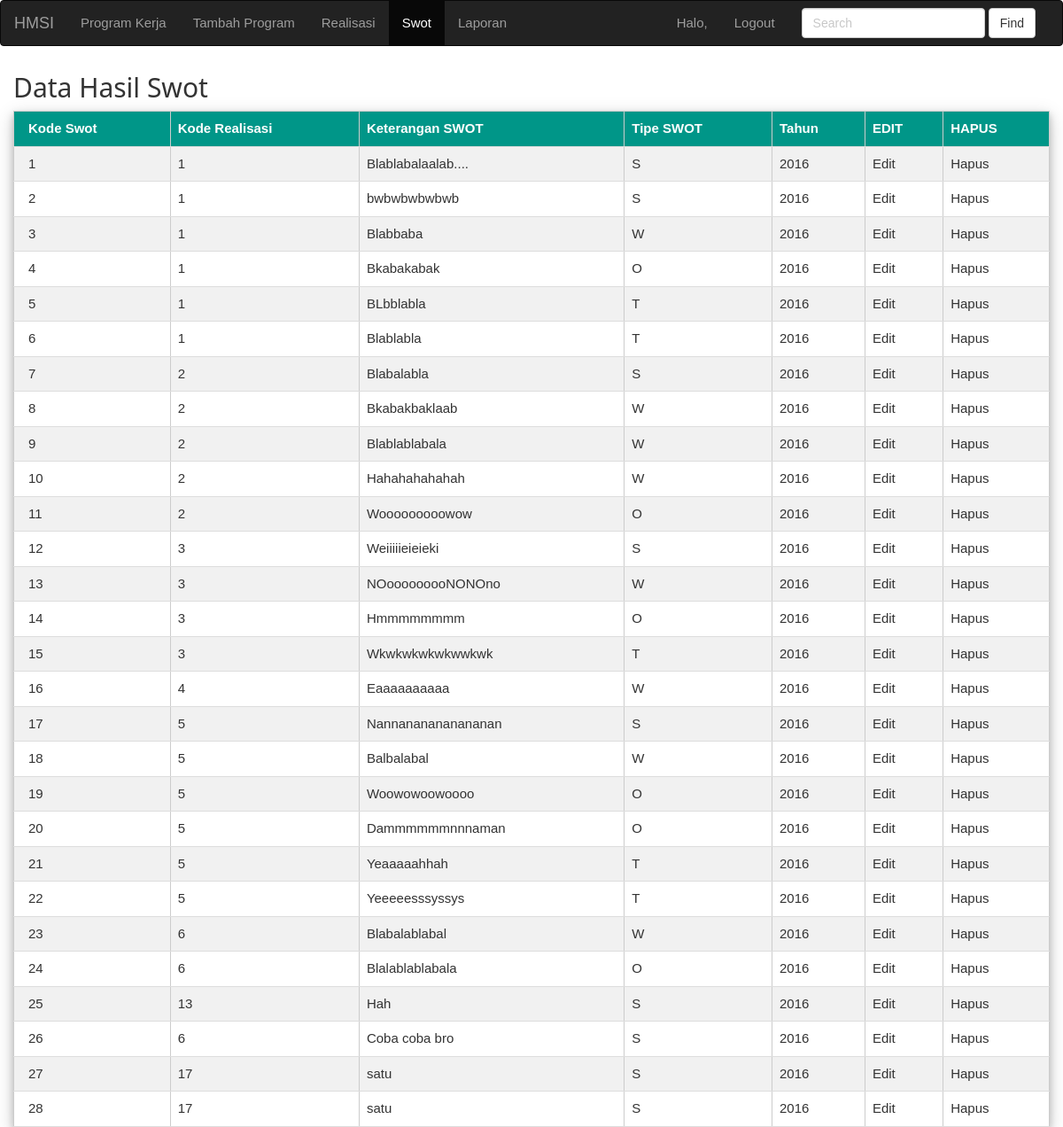
The page /swot.php on the database its author committed.
### tables this page shows
CREATE TABLE IF NOT EXISTS `swot` (
`kode_swot` int(11) NOT NULL,
  `kode_res` char(5) NOT NULL,
  `ket_swot` longtext,
  `tipe_swot` char(1) NOT NULL,
  `tahun` char(4) NOT NULL
);

### swot.php (the view, shortened to what this page needs)
<!DOCTYPE html>
<html>
<head>
    <link rel="stylesheet" href="css/bootstrap.min.css">
	<link rel="stylesheet" href="css/styles.css">
	<link rel="stylesheet" href="css/W3.css">
</head>
<body>
	<nav class="navbar navbar-inverse">
	  <div class="container-fluid">
		<div class="navbar-header">
		  <a class="navbar-brand" href="index-admin.php">HMSI</a></li>
		</div>
		<div class="collapse navbar-collapse" id="bs-example-navbar-collapse-1">
		  <ul class="nav navbar-nav">
			<li class><a href="index-admin.php">Program Kerja <span class="sr-only">(current)</span></a></li>
			<li class><a href="tambah.php" target="_blank">Tambah Program <span class="sr-only">(current)</span></a></li>
			<li class><a href="realisasi.php">Realisasi <span class="sr-only">(current)</span></a></li>
			<li class="active"><a href="swot.php">Swot <span class="sr-only">(current)</span></a></li>
			<li class><a href="laporan.php" target="_blank">Laporan <span class="sr-only">(current)</span></a></li>
		  </ul>
		  <form class="navbar-form navbar-right" role="search">
			<div class="form-group">
			  <input type="text" class="form-control" placeholder="Search">
			</div>
			<button type="submit" class="btn btn-default">Find</button>
		  </form>
		  <ul class="nav navbar-nav navbar-right">
			<li>
				<a href="" class="dropdown-toggle" data-toggle="dropdown" role="button" aria-haspopup="true" aria-expanded="false">
					<span class="glyphicon glyphicon-user" aria-hidden="true"></span><?PHP
						if(isset($_POST['username']))
						echo "Halo, ".$_POST['username']."<br>";
						else
						echo "Halo, ".$_COOKIE['username']."<br>";
					?>
				</a>
			</li>
			<li><a href="logout.php">Logout</a></li>
		  </ul>
		</div>
	  </div>
	</nav>
	<div class="col-md-12">
	<h2>Data Hasil Swot</h2>
	<table class="w3-table-all w3-card-4" cellpadding="5" cellspacing="0" border="1">
		<tr class="w3-teal">
			<th>Kode Swot</th>
			<th>Kode Realisasi</th>
			<th>Keterangan SWOT</th>
			<th>Tipe SWOT</th>
			<th>Tahun</th>
			<th>EDIT</th>
			<th>HAPUS</th>
		</tr>
		<?php
		$query = mysql_query("SELECT * FROM swot") or die(mysql_error());
		if(mysql_num_rows($query) == 0){
			echo '<tr><td colspan="6">Tidak ada data!</td></tr>';
		}else{
			while($data = mysql_fetch_assoc($query)){
				echo '<tr>';
					echo '<td>'.$data['kode_swot'].'</td>';
					echo '<td>'.$data['kode_res'].'</td>';
					echo '<td>'.$data['ket_swot'].'</td>';
					echo '<td>'.$data['tipe_swot'].'</td>';
					echo '<td>'.$data['tahun'].'</td>';
					echo '<td><a href="edit_swot.php?kode_swot='.$data['kode_swot'].'">Edit</a>
					<td><a href="hapus_swot.php?kode_swot='.$data['kode_swot'].'">Hapus </a></td>';
				echo '</tr>';
			}
		}
		?>
	</table>
	</div>
</body>
</html>

### css/styles.css (style rules this page uses)
table { border-collapse: collapse; width: 790px; }
th { text-align: center; padding: 8px; }
tr:nth-child(even) { background-color: #f2f2f2 }

### css/W3.css (style rules this page uses)
html { box-sizing:border-box }
*,*:before,*:after { box-sizing:inherit }
html { -ms-text-size-adjust:100%;-webkit-text-size-adjust:100% }
body { margin:0 }
article,aside,details,figcaption,figure,footer,header,main,menu,nav,section,summary { display:block }
a { background-color:transparent;-webkit-text-decoration-skip:objects }
button,input,select,textarea { font:inherit;margin:0 }
button,input { overflow:visible }
button,select { text-transform:none }
button,html [type=button],[type=reset],[type=submit] { -webkit-appearance:button }
html,body { font-family:Verdana,sans-serif;font-size:15px;line-height:1.5 }
html { overflow-x:hidden }
h1,h2,h3,h4,h5,h6,.w3-slim,.w3-wide { font-family:"Segoe UI",Arial,sans-serif }
h2 { font-size:30px }
h1,h2,h3,h4,h5,h6 { font-weight:400;margin:10px 0 }
a { color:inherit }
.w3-table,.w3-table-all { border-collapse:collapse;border-spacing:0;width:100%;display:table }
.w3-table-all { border:1px solid #ccc }
.w3-bordered tr,.w3-table-all tr { border-bottom:1px solid #ddd }
.w3-table-all tr:nth-child(odd) { background-color:#fff }
.w3-table-all tr:nth-child(even) { background-color:#f1f1f1 }
.w3-table td,.w3-table th,.w3-table-all td,.w3-table-all th { padding:8px 8px;display:table-cell;text-align:left;vertical-align:top }
.w3-table th:first-child,.w3-table td:first-child,.w3-table-all th:first-child,.w3-table-all td:first-child { padding-left:16px }
.w3-card-4,.w3-hover-shadow:hover { box-shadow:0 4px 8px 0 rgba(0,0,0,0.2),0 6px 20px 0 rgba(0,0,0,0.19)!important }
.w3-teal,.w3-hover-teal:hover { color:#fff!important;background-color:#009688!important }

### rows shown on the page
swot: kode_swot "1", kode_res "1", ket_swot "Blablabalaalab....", tipe_swot "S", tahun "2016"
swot: kode_swot "2", kode_res "1", ket_swot "bwbwbwbwbwb", tipe_swot "S", tahun "2016"
swot: kode_swot "3", kode_res "1", ket_swot "Blabbaba", tipe_swot "W", tahun "2016"
swot: kode_swot "4", kode_res "1", ket_swot "Bkabakabak", tipe_swot "O", tahun "2016"
swot: kode_swot "5", kode_res "1", ket_swot "BLbblabla", tipe_swot "T", tahun "2016"
swot: kode_swot "6", kode_res "1", ket_swot "Blablabla", tipe_swot "T", tahun "2016"
swot: kode_swot "7", kode_res "2", ket_swot "Blabalabla", tipe_swot "S", tahun "2016"
swot: kode_swot "8", kode_res "2", ket_swot "Bkabakbaklaab", tipe_swot "W", tahun "2016"
swot: kode_swot "9", kode_res "2", ket_swot "Blablablabala", tipe_swot "W", tahun "2016"
swot: kode_swot "10", kode_res "2", ket_swot "Hahahahahahah", tipe_swot "W", tahun "2016"
swot: kode_swot "11", kode_res "2", ket_swot "Wooooooooowow", tipe_swot "O", tahun "2016"
swot: kode_swot "12", kode_res "3", ket_swot "Weiiiiieieieki", tipe_swot "S", tahun "2016"
swot: kode_swot "13", kode_res "3", ket_swot "NOooooooooNONOno", tipe_swot "W", tahun "2016"
swot: kode_swot "14", kode_res "3", ket_swot "Hmmmmmmmm", tipe_swot "O", tahun "2016"
swot: kode_swot "15", kode_res "3", ket_swot "Wkwkwkwkwkwwkwk", tipe_swot "T", tahun "2016"
swot: kode_swot "16", kode_res "4", ket_swot "Eaaaaaaaaaa", tipe_swot "W", tahun "2016"
swot: kode_swot "17", kode_res "5", ket_swot "Nannananananananan", tipe_swot "S", tahun "2016"
swot: kode_swot "18", kode_res "5", ket_swot "Balbalabal", tipe_swot "W", tahun "2016"
swot: kode_swot "19", kode_res "5", ket_swot "Woowowoowoooo", tipe_swot "O", tahun "2016"
swot: kode_swot "20", kode_res "5", ket_swot "Dammmmmmnnnaman", tipe_swot "O", tahun "2016"
swot: kode_swot "21", kode_res "5", ket_swot "Yeaaaaahhah", tipe_swot "T", tahun "2016"
swot: kode_swot "22", kode_res "5", ket_swot "Yeeeeesssyssys", tipe_swot "T", tahun "2016"
swot: kode_swot "23", kode_res "6", ket_swot "Blabalablabal", tipe_swot "W", tahun "2016"
swot: kode_swot "24", kode_res "6", ket_swot "Blalablablabala", tipe_swot "O", tahun "2016"
swot: kode_swot "25", kode_res "13", ket_swot "Hah", tipe_swot "S", tahun "2016"
swot: kode_swot "26", kode_res "6", ket_swot "Coba coba bro", tipe_swot "S", tahun "2016"
swot: kode_swot "27", kode_res "17", ket_swot "satu", tipe_swot "S", tahun "2016"
swot: kode_swot "28", kode_res "17", ket_swot "satu", tipe_swot "S", tahun "2016"
